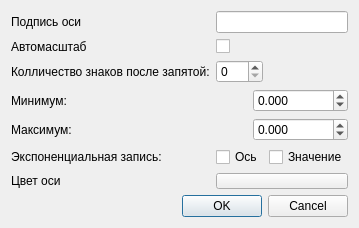
<?xml version="1.0" encoding="UTF-8"?>
<ui version="4.0">
 <class>AxisValueConfig</class>
 <widget class="QDialog" name="AxisValueConfig">
  <property name="geometry">
   <rect>
    <x>0</x>
    <y>0</y>
    <width>343</width>
    <height>222</height>
   </rect>
  </property>
  <property name="sizePolicy">
   <sizepolicy hsizetype="Minimum" vsizetype="Minimum">
    <horstretch>0</horstretch>
    <verstretch>0</verstretch>
   </sizepolicy>
  </property>
  <property name="windowTitle">
   <string>Axis config</string>
  </property>
  <layout class="QVBoxLayout" name="verticalLayout_2">
   <item>
    <layout class="QGridLayout" name="gridLayout">
     <item row="0" column="0">
      <widget class="QLabel" name="labelLabel">
       <property name="text">
        <string>Подпись оси</string>
       </property>
      </widget>
     </item>
     <item row="4" column="0">
      <widget class="QLabel" name="labelMax">
       <property name="text">
        <string>Максимум:</string>
       </property>
       <property name="alignment">
        <set>Qt::AlignLeading|Qt::AlignLeft|Qt::AlignVCenter</set>
       </property>
      </widget>
     </item>
     <item row="3" column="1" colspan="2">
      <layout class="QHBoxLayout" name="horizontalLayout_7">
       <item>
        <widget class="ScientificNotationEdit" name="scientificNotationEditMin" native="true"/>
       </item>
       <item>
        <widget class="QDoubleSpinBox" name="doubleSpinBoxMin">
         <property name="minimumSize">
          <size>
           <width>65</width>
           <height>0</height>
          </size>
         </property>
         <property name="decimals">
          <number>3</number>
         </property>
         <property name="minimum">
          <double>-9999999999.000000000000000</double>
         </property>
         <property name="maximum">
          <double>9999999999.000000000000000</double>
         </property>
        </widget>
       </item>
      </layout>
     </item>
     <item row="1" column="1">
      <widget class="QCheckBox" name="checkBoxAutoscale">
       <property name="text">
        <string/>
       </property>
      </widget>
     </item>
     <item row="5" column="2">
      <widget class="QCheckBox" name="checkBoxScientificNotationTick">
       <property name="toolTip">
        <string>&lt;html&gt;&lt;head/&gt;&lt;body&gt;&lt;p&gt;При &lt;span style=&quot; font-weight:600;&quot;&gt;наличии&lt;/span&gt; галочки - цифгры на оси будут в записи вида 1.0e+01, однако ось будет в линейном масштабе.&lt;br/&gt;&lt;img src=&quot;:/ui/ui-plot-axis-value-02.png&quot;/&gt;&lt;/p&gt;&lt;p&gt;&lt;br/&gt;При &lt;span style=&quot; font-weight:600;&quot;&gt;отсутствии&lt;/span&gt; галочки - цифгры на оси будут в стандартной записи. &lt;br/&gt;&lt;img src=&quot;:/ui/ui-plot-axis-value-01.png&quot;/&gt;&lt;/p&gt;&lt;p&gt;&lt;br/&gt;&lt;/p&gt;&lt;/body&gt;&lt;/html&gt;</string>
       </property>
       <property name="text">
        <string>Значение</string>
       </property>
      </widget>
     </item>
     <item row="2" column="1">
      <widget class="QSpinBox" name="spinBoxNumberPrecision"/>
     </item>
     <item row="4" column="1" colspan="2">
      <layout class="QHBoxLayout" name="horizontalLayout_8">
       <item>
        <widget class="ScientificNotationEdit" name="scientificNotationEditMax" native="true"/>
       </item>
       <item>
        <widget class="QDoubleSpinBox" name="doubleSpinBoxMax">
         <property name="minimumSize">
          <size>
           <width>65</width>
           <height>0</height>
          </size>
         </property>
         <property name="decimals">
          <number>3</number>
         </property>
         <property name="minimum">
          <double>-9999999999.000000000000000</double>
         </property>
         <property name="maximum">
          <double>9999999999.000000000000000</double>
         </property>
        </widget>
       </item>
      </layout>
     </item>
     <item row="0" column="1" colspan="2">
      <widget class="QLineEdit" name="lineEditLabel"/>
     </item>
     <item row="2" column="0">
      <widget class="QLabel" name="labelNumberPrecision">
       <property name="text">
        <string>Колличество знаков после запятой:</string>
       </property>
      </widget>
     </item>
     <item row="3" column="0">
      <widget class="QLabel" name="labelMin">
       <property name="text">
        <string>Минимум:</string>
       </property>
       <property name="alignment">
        <set>Qt::AlignLeading|Qt::AlignLeft|Qt::AlignVCenter</set>
       </property>
      </widget>
     </item>
     <item row="1" column="0">
      <widget class="QLabel" name="label_2">
       <property name="text">
        <string>Автомасштаб</string>
       </property>
      </widget>
     </item>
     <item row="6" column="0">
      <widget class="QLabel" name="label_3">
       <property name="toolTip">
        <string>&lt;html&gt;&lt;head/&gt;&lt;body&gt;&lt;p&gt;Смотри подсказку на галочках&lt;/p&gt;&lt;/body&gt;&lt;/html&gt;</string>
       </property>
       <property name="text">
        <string>Цвет оси</string>
       </property>
      </widget>
     </item>
     <item row="5" column="0">
      <widget class="QLabel" name="label">
       <property name="toolTip">
        <string>&lt;html&gt;&lt;head/&gt;&lt;body&gt;&lt;p&gt;Смотри подсказку на галочках&lt;/p&gt;&lt;/body&gt;&lt;/html&gt;</string>
       </property>
       <property name="text">
        <string>Экспоненциальная зaпись:</string>
       </property>
      </widget>
     </item>
     <item row="5" column="1">
      <widget class="QCheckBox" name="checkBoxScientificNotationAxis">
       <property name="toolTip">
        <string>&lt;html&gt;&lt;head/&gt;&lt;body&gt;&lt;p&gt;При &lt;span style=&quot; font-weight:600;&quot;&gt;наличии&lt;/span&gt; галочки - цифгры на оси будут в записи вида 1.0e+01, a ось будет в логарифмическом масштабе.&lt;br/&gt;&lt;img src=&quot;:/ui/ui-plot-axis-value-03.png&quot;/&gt;&lt;/p&gt;&lt;p&gt;&lt;br/&gt;При &lt;span style=&quot; font-weight:600;&quot;&gt;отсутствии&lt;/span&gt; галочки - цифгры на оси будут в стандартной записи, а ось будет в линейном масштабе.&lt;br/&gt;&lt;img src=&quot;:/ui/ui-plot-axis-value-01.png&quot;/&gt;&lt;/p&gt;&lt;p&gt;&lt;br/&gt;&lt;/p&gt;&lt;/body&gt;&lt;/html&gt;</string>
       </property>
       <property name="text">
        <string>Ось</string>
       </property>
      </widget>
     </item>
     <item row="6" column="1" colspan="2">
      <widget class="QPushButton" name="pushButtonColor">
       <property name="sizePolicy">
        <sizepolicy hsizetype="Fixed" vsizetype="Fixed">
         <horstretch>1</horstretch>
         <verstretch>0</verstretch>
        </sizepolicy>
       </property>
       <property name="minimumSize">
        <size>
         <width>0</width>
         <height>0</height>
        </size>
       </property>
       <property name="maximumSize">
        <size>
         <width>9999999</width>
         <height>16</height>
        </size>
       </property>
       <property name="text">
        <string/>
       </property>
      </widget>
     </item>
    </layout>
   </item>
   <item>
    <widget class="QDialogButtonBox" name="buttonBox">
     <property name="orientation">
      <enum>Qt::Horizontal</enum>
     </property>
     <property name="standardButtons">
      <set>QDialogButtonBox::Cancel|QDialogButtonBox::Ok</set>
     </property>
    </widget>
   </item>
  </layout>
 </widget>
 <customwidgets>
  <customwidget>
   <class>ScientificNotationEdit</class>
   <extends>QWidget</extends>
   <header>lib/koshi8bit/ui/scientificnotationedit/scientificnotationedit.h</header>
   <container>1</container>
  </customwidget>
 </customwidgets>
 <resources/>
 <connections>
  <connection>
   <sender>buttonBox</sender>
   <signal>accepted()</signal>
   <receiver>AxisValueConfig</receiver>
   <slot>accept()</slot>
   <hints>
    <hint type="sourcelabel">
     <x>257</x>
     <y>185</y>
    </hint>
    <hint type="destinationlabel">
     <x>157</x>
     <y>274</y>
    </hint>
   </hints>
  </connection>
  <connection>
   <sender>buttonBox</sender>
   <signal>rejected()</signal>
   <receiver>AxisValueConfig</receiver>
   <slot>reject()</slot>
   <hints>
    <hint type="sourcelabel">
     <x>284</x>
     <y>185</y>
    </hint>
    <hint type="destinationlabel">
     <x>286</x>
     <y>274</y>
    </hint>
   </hints>
  </connection>
 </connections>
</ui>
